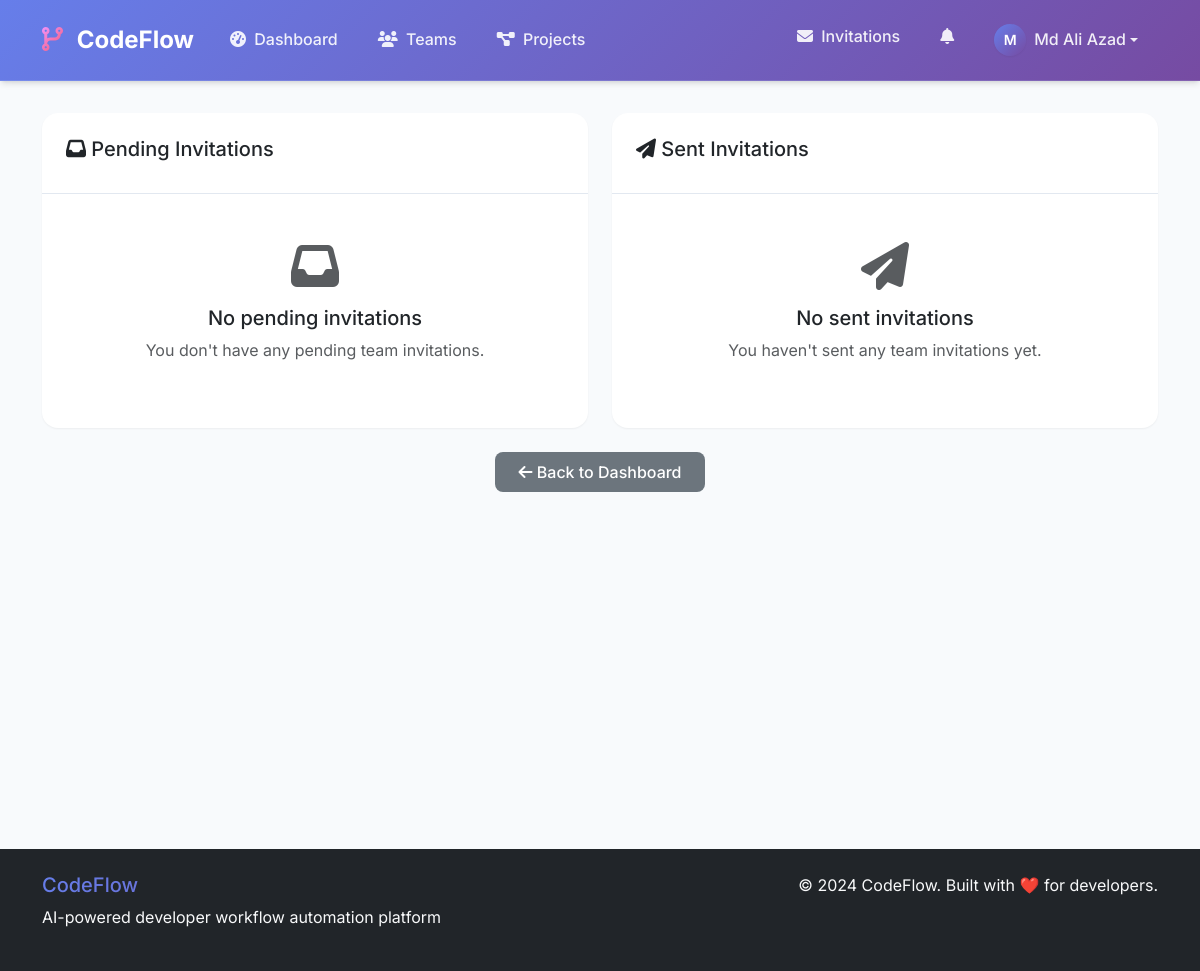
/invitations/ (signed in), run on an earlier commit of the app's database.
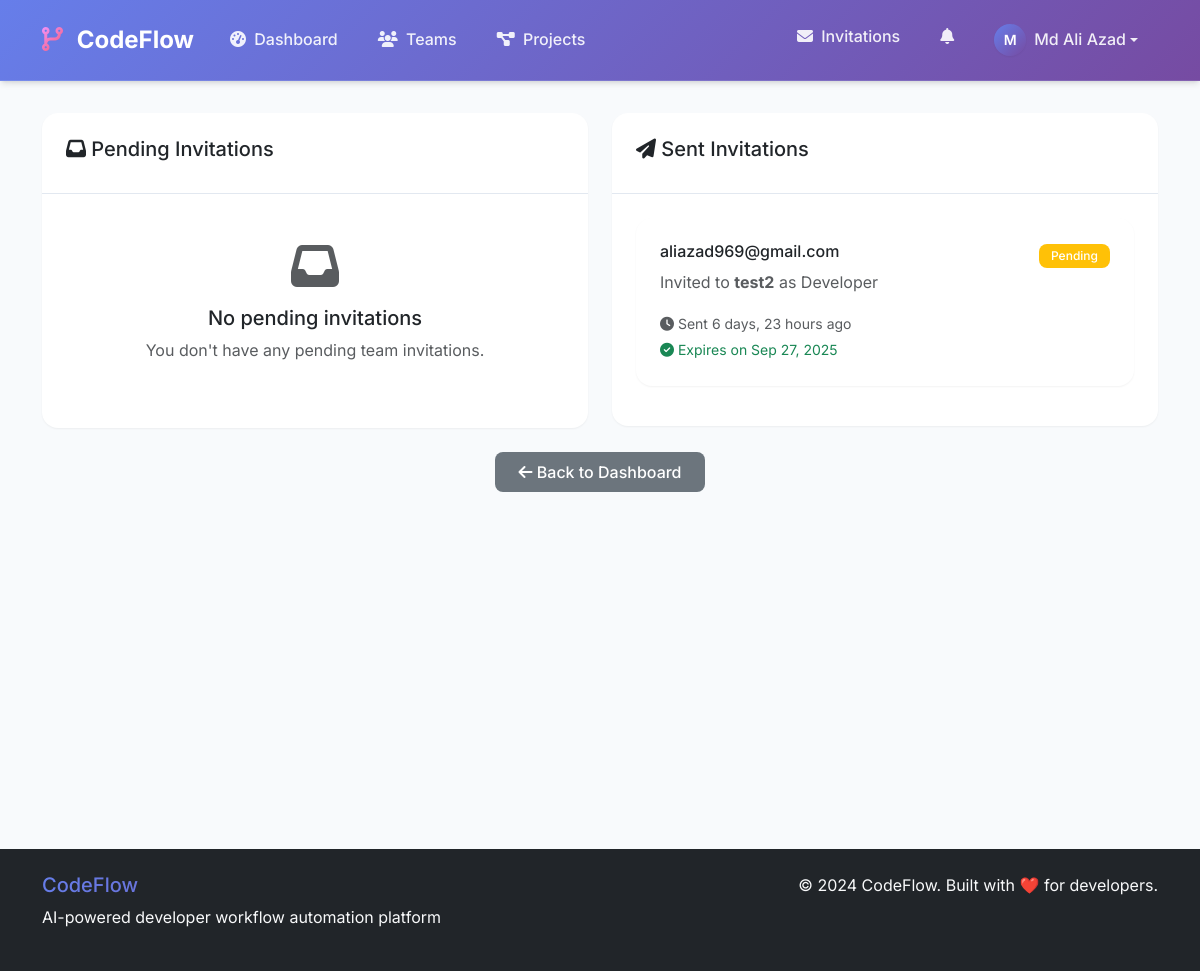
And on a later commit of the database.
### core/models.py (models this page shows, shortened)
class User(AbstractUser):
    email = models.EmailField(unique=True)

class TeamInvitation(models.Model):
    STATUS_CHOICES = [
        ('pending', 'Pending'),
        ('accepted', 'Accepted'),
        ('declined', 'Declined'),
        ('expired', 'Expired'),
    ]
    team = models.ForeignKey(Team, on_delete=models.CASCADE, related_name='invitations')
    invited_by = models.ForeignKey(User, on_delete=models.CASCADE, related_name='sent_invitations')
    invited_user = models.ForeignKey(User, on_delete=models.CASCADE, null=True, blank=True, related_name='received_invitations')
    email = models.EmailField()
    role = models.CharField(max_length=20, choices=Membership.ROLE_CHOICES, default='Developer')
    status = models.CharField(max_length=20, choices=STATUS_CHOICES, default='pending')
    token = models.UUIDField(default=uuid.uuid4, unique=True)
    expires_at = models.DateTimeField()
    created_at = models.DateTimeField(auto_now_add=True)
    class Meta:
        unique_together = ('team', 'email', 'status')
        indexes = [
            models.Index(fields=['token']),
            models.Index(fields=['email', 'status']),
            models.Index(fields=['expires_at']),
        ]
    def is_expired(self):
        return timezone.now() > self.expires_at

class Team(models.Model):
    name = models.CharField(max_length=200)
    owner = models.ForeignKey(User, on_delete=models.CASCADE, related_name='owned_teams')
    created_at = models.DateTimeField(auto_now_add=True)

### core/views.py (the view)
# urls.py: path('invitations/', views.invitation_list_view, name='invitation_list'),
@login_required
def invitation_list_view(request):
    pending_invitations = InvitationService.get_pending_invitations(request.user)
    sent_invitations = InvitationService.get_sent_invitations(request.user)
    return render(request, 'invitation_list.html', {
        'pending_invitations': pending_invitations,
        'sent_invitations': sent_invitations
    })

### core/services.py (called while the page is built)
    @staticmethod
    def get_pending_invitations(user):
        return TeamInvitation.objects.filter(
            email=user.email,
            status='pending'
        ).select_related('team', 'invited_by')

    @staticmethod
    def get_sent_invitations(user, team=None):
        queryset = TeamInvitation.objects.filter(
            invited_by=user
        ).select_related('team', 'invited_user')
        if team:
            queryset = queryset.filter(team=team)
        return queryset.order_by('-created_at')

### core/templates/invitation_list.html (shortened to what this page needs)
{% extends 'base.html' %}
{% block content %}
<div class="row">
    <div class="col-md-6">
        <div class="card">
            <div class="card-header">
                <h5><i class="fas fa-inbox"></i> Pending Invitations</h5>
            </div>
            <div class="card-body">
                {% if pending_invitations %}
                    {% for invitation in pending_invitations %}
                    <div class="card mb-3 border-warning">
                        <div class="card-body">
                            <div class="d-flex justify-content-between align-items-start">
                                <div>
                                    <h6 class="card-title">{{ invitation.team.name }}</h6>
                                    <p class="card-text text-muted">
                                        Invited by {{ invitation.invited_by.get_full_name|default:invitation.invited_by.username }}
                                        as <strong>{{ invitation.role }}</strong>
                                    </p>
                                    <small class="text-muted">
                                        <i class="fas fa-clock"></i>
                                        Received {{ invitation.created_at|timesince }} ago
                                    </small>
                                    {% if invitation.is_expired %}
                                        <br><small class="text-danger">
                                            <i class="fas fa-exclamation-triangle"></i>
                                            Expired on {{ invitation.expires_at|date:"M d, Y" }}
                                        </small>
                                    {% else %}
                                        <br><small class="text-success">
                                            <i class="fas fa-check-circle"></i>
                                            Expires on {{ invitation.expires_at|date:"M d, Y" }}
                                        </small>
                                    {% endif %}
                                </div>
                                <div class="text-end">
                                    {% if not invitation.is_expired %}
                                        <a href="{% url 'invitation_accept' invitation.token %}" class="btn btn-success btn-sm">
                                            <i class="fas fa-check"></i> Accept
                                        </a>
                                        <a href="{% url 'invitation_decline' invitation.token %}" class="btn btn-outline-danger btn-sm">
                                            <i class="fas fa-times"></i> Decline
                                        </a>
                                    {% else %}
                                        <span class="badge bg-secondary">Expired</span>
                                    {% endif %}
                                </div>
                            </div>
                        </div>
                    </div>
                    {% endfor %}
                {% else %}
                    <div class="text-center py-4">
                        <i class="fas fa-inbox fa-3x text-muted mb-3"></i>
                        <h5>No pending invitations</h5>
                        <p class="text-muted">You don't have any pending team invitations.</p>
                    </div>
                {% endif %}
            </div>
        </div>
    </div>
    <div class="col-md-6">
        <div class="card">
            <div class="card-header">
                <h5><i class="fas fa-paper-plane"></i> Sent Invitations</h5>
            </div>
            <div class="card-body">
                {% if sent_invitations %}
                    {% for invitation in sent_invitations %}
                    <div class="card mb-3 border-info">
                        <div class="card-body">
                            <div class="d-flex justify-content-between align-items-start">
                                <div>
                                    <h6 class="card-title">{{ invitation.email }}</h6>
                                    <p class="card-text text-muted">
                                        Invited to <strong>{{ invitation.team.name }}</strong>
                                        as {{ invitation.role }}
                                    </p>
                                    <small class="text-muted">
                                        <i class="fas fa-clock"></i>
                                        Sent {{ invitation.created_at|timesince }} ago
                                    </small>
                                    {% if invitation.is_expired %}
                                        <br><small class="text-danger">
                                            <i class="fas fa-exclamation-triangle"></i>
                                            Expired on {{ invitation.expires_at|date:"M d, Y" }}
                                        </small>
                                    {% else %}
                                        <br><small class="text-success">
                                            <i class="fas fa-check-circle"></i>
                                            Expires on {{ invitation.expires_at|date:"M d, Y" }}
                                        </small>
                                    {% endif %}
                                </div>
                                <div class="text-end">
                                    <span class="badge bg-{% if invitation.status == 'pending' %}warning{% elif invitation.status == 'accepted' %}success{% elif invitation.status == 'declined' %}danger{% else %}secondary{% endif %}">
                                        {{ invitation.get_status_display }}
                                    </span>
                                </div>
                            </div>
                        </div>
                    </div>
                    {% endfor %}
                {% else %}
                    <div class="text-center py-4">
                        <i class="fas fa-paper-plane fa-3x text-muted mb-3"></i>
                        <h5>No sent invitations</h5>
                        <p class="text-muted">You haven't sent any team invitations yet.</p>
                    </div>
                {% endif %}
            </div>
        </div>
    </div>
</div>
<div class="row mt-4">
    <div class="col-12 text-center">
        <a href="{% url 'dashboard' %}" class="btn btn-secondary">
            <i class="fas fa-arrow-left"></i> Back to Dashboard
        </a>
    </div>
</div>
{% endblock %}

### core/templates/base.html (shortened to what this page needs)
<!DOCTYPE html>
<html lang="en">
<head>
    <link href="https://cdn.jsdelivr.net/npm/bootstrap@5.3.0/dist/css/bootstrap.min.css" rel="stylesheet">
    <link href="https://cdnjs.cloudflare.com/ajax/libs/font-awesome/6.4.0/css/all.min.css" rel="stylesheet">
</head>
<body>
    <nav class="navbar navbar-expand-lg navbar-custom">
        <div class="container">
            <a class="navbar-brand" href="{% if user.is_authenticated %}{% url 'dashboard' %}{% else %}{% url 'home' %}{% endif %}">
                <i class="fas fa-code-branch"></i> CodeFlow
            </a>
            <div class="collapse navbar-collapse" id="navbarNav">
                {% if user.is_authenticated %}
                <ul class="navbar-nav me-auto">
                    <li class="nav-item">
                        <a class="nav-link" href="{% url 'dashboard' %}">
                            <i class="fas fa-tachometer-alt me-1"></i> Dashboard
                        </a>
                    </li>
                    <li class="nav-item">
                        <a class="nav-link" href="{% url 'team_create' %}">
                            <i class="fas fa-users me-1"></i> Teams
                        </a>
                    </li>
                    <li class="nav-item">
                        <a class="nav-link" href="{% url 'project_create' %}">
                            <i class="fas fa-project-diagram me-1"></i> Projects
                        </a>
                    </li>
                </ul>
                <ul class="navbar-nav ms-auto">
                    <li class="nav-item">
                        <a class="nav-link" href="{% url 'invitation_list' %}">
                            <i class="fas fa-envelope me-1"></i> Invitations
                        </a>
                    </li>
                    <li class="nav-item dropdown">
                        <a class="nav-link position-relative" href="#" data-bs-toggle="dropdown" id="notificationDropdown">
                            <i class="fas fa-bell"></i>
                        </a>
                    </li>
                    <li class="nav-item dropdown">
                        <a class="nav-link dropdown-toggle d-flex align-items-center" href="#" data-bs-toggle="dropdown">
                            <div class="avatar-circle avatar-sm me-2">
                                {{ user.first_name.0|default:user.username.0|upper }}
                            </div>
                            <span class="d-none d-md-inline">{{ user.get_full_name|default:user.username }}</span>
                        </a>
                    </li>
                </ul>
                {% endif %}
            </div>
        </div>
    </nav>
    <main class="main-content">
        <div class="container">
            {% block content %}
            {% endblock %}
        </div>
    </main>
    <footer class="bg-dark text-light py-4 mt-5">
        <div class="container">
            <div class="row">
                <div class="col-md-6">
                    <h5 class="text-gradient">CodeFlow</h5>
                    <p class="text">AI-powered developer workflow automation platform</p>
                </div>
                <div class="col-md-6 text-md-end">
                    <p class="text mb-0">&copy; 2024 CodeFlow. Built with ❤️ for developers.</p>
                </div>
            </div>
        </div>
    </footer>
</body>
</html>

### core/templates/base.html (style rules this page uses)
:root { --primary-color: #6366f1; --primary-dark: #4f46e5; --secondary-color: #f8fafc; --accent-color: #10b981; --warning-color: #f59e0b; --danger-color: #ef4444; --text-primary: #1e293b; --text-secondary: #64748b; --border-color: #e2e8f0; --shadow-sm: 0 1px 2px 0 rgb(0 0 0 / 0.05); --shadow-md: 0 4px 6px -1px rgb(0 0 0 / 0.1), 0 2px 4px -2px rgb(0 0 0 / 0.1); --shadow-lg: 0 10px 15px -3px rgb(0 0 0 / 0.1), 0 4px 6px -4px rgb(0 0 0 / 0.1); --gradient-primary: linear-gradient(135deg, #667eea 0%, #764ba2 100%); --gradient-accent: linear-gradient(135deg, #f093fb 0%, #f5576c 100%); }
* { box-sizing: border-box; }
body { font-family: 'Inter', -apple-system, BlinkMacSystemFont, 'Segoe UI', Roboto, sans-serif; background-color: #f8fafc; color: var(--text-primary); line-height: 1.6; }
.navbar-custom { background: var(--gradient-primary); backdrop-filter: blur(10px); border-bottom: 1px solid rgba(255, 255, 255, 0.1); box-shadow: var(--shadow-md); padding: 1rem 0; position: relative; z-index: 1040; }
.navbar-brand { font-weight: 700; font-size: 1.5rem; color: white !important; text-decoration: none; }
.navbar-brand i { background: var(--gradient-accent); -webkit-background-clip: text; -webkit-text-fill-color: transparent; background-clip: text; margin-right: 0.5rem; }
.nav-link { color: rgba(255, 255, 255, 0.9) !important; font-weight: 500; transition: all 0.3s ease; border-radius: 0.5rem; padding: 0.5rem 1rem !important; margin: 0 0.25rem; }
.navbar .dropdown { position: static; }
.navbar .dropdown-toggle::after { z-index: 9999; }
.navbar-nav .nav-item { position: relative; }
body { position: relative; }
.card, .main-content, .container { isolation: isolate; }
.card { border: none; border-radius: 1rem; box-shadow: var(--shadow-sm); transition: all 0.3s ease; background: white; }
.card-header { background: transparent; border-bottom: 1px solid var(--border-color); padding: 1.5rem; border-radius: 1rem 1rem 0 0 !important; }
.card-body { padding: 1.5rem; }
.btn { border-radius: 0.5rem; font-weight: 500; padding: 0.5rem 1.5rem; transition: all 0.3s ease; border: none; }
.avatar-circle { width: 40px; height: 40px; border-radius: 50%; background: var(--gradient-primary); color: white; display: flex; align-items: center; justify-content: center; font-weight: 600; font-size: 16px; box-shadow: var(--shadow-sm); }
.avatar-sm { width: 32px; height: 32px; font-size: 14px; }
.badge { font-weight: 500; padding: 0.375rem 0.75rem; border-radius: 0.5rem; }
.main-content { min-height: calc(100vh - 80px); padding: 2rem 0; z-index: 1; position: relative; }
.container { position: relative; z-index: 1; }
.text-gradient { background: var(--gradient-primary); -webkit-background-clip: text; -webkit-text-fill-color: transparent; background-clip: text; }

What changed in the data, as far as the page shows it:
added TeamInvitation: email "aliazad969@gmail.com", team.name "test2", role "Developer", created_at "6 days, 23 hours", expires_at "Sep 27, 2025", status "Pending"
Also different on the page:
text no longer shown: "No sent invitations You haven't sent any team invitations yet."
